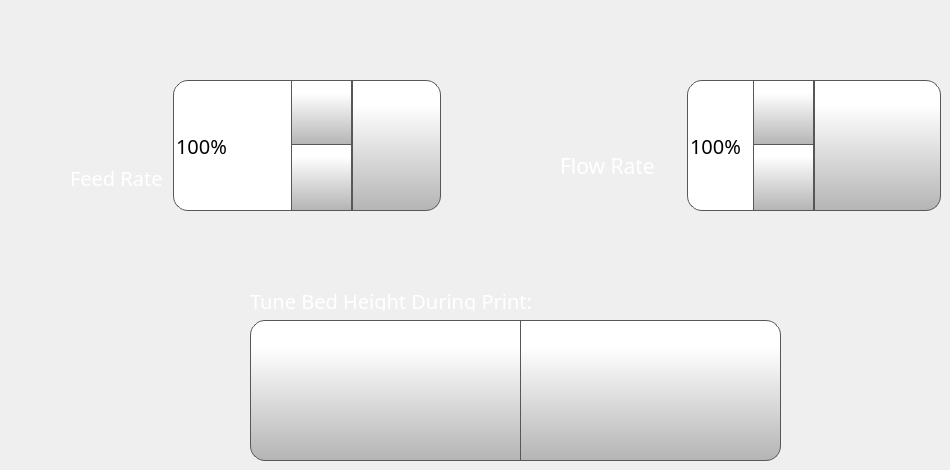
   <widget class="QWidget" name="tuneTab">
    <property name="sizePolicy">
     <sizepolicy hsizetype="Expanding" vsizetype="Expanding">
      <horstretch>0</horstretch>
      <verstretch>0</verstretch>
     </sizepolicy>
    </property>
    <attribute name="icon">
     <iconset resource="../resources/resource.qrc">
      <normaloff>:/Icons/img/icons/tune.png</normaloff>:/Icons/img/icons/tune.png</iconset>
    </attribute>
    <attribute name="title">
     <string/>
    </attribute>
    <widget class="QPushButton" name="moveZMBabyStep">
     <property name="geometry">
      <rect>
       <x>520</x>
       <y>320</y>
       <width>261</width>
       <height>141</height>
      </rect>
     </property>
     <property name="minimumSize">
      <size>
       <width>0</width>
       <height>0</height>
      </size>
     </property>
     <property name="font">
      <font>
       <family>Gotham</family>
       <pointsize>15</pointsize>
      </font>
     </property>
     <property name="styleSheet">
      <string notr="true">QPushButton {
     border: 1px solid rgb(87, 87, 87);

	background-color: qlineargradient(spread:pad, x1:0, y1:1, x2:0, y2:0.188, stop:0 rgba(180, 180, 180, 255), stop:1 rgba(255, 255, 255, 255));
	border-bottom-right-radius: 15px;
	border-top-right-radius: 15px;
}

QPushButton:pressed {
    background-color: qlineargradient(x1: 0, y1: 0, x2: 0, y2: 1,
                                      stop: 0 #dadbde, stop: 1 #f6f7fa);
}

QPushButton:flat {
    border: none; /* no border for a flat push button */
}

QPushButton:default {
    border-color: navy; /* make the default button prominent */
}

QPushButton:focus {
	outline: none;
}</string>
     </property>
     <property name="text">
      <string/>
     </property>
     <property name="icon">
      <iconset resource="../resources/resource.qrc">
       <normaloff>:/Icons/img/icons/moveBedUp.png</normaloff>:/Icons/img/icons/moveBedUp.png</iconset>
     </property>
     <property name="iconSize">
      <size>
       <width>70</width>
       <height>70</height>
      </size>
     </property>
     <property name="checkable">
      <bool>false</bool>
     </property>
     <property name="autoDefault">
      <bool>false</bool>
     </property>
     <property name="default">
      <bool>false</bool>
     </property>
     <property name="flat">
      <bool>false</bool>
     </property>
    </widget>
    <widget class="QPushButton" name="moveZPBabyStep">
     <property name="geometry">
      <rect>
       <x>250</x>
       <y>320</y>
       <width>271</width>
       <height>141</height>
      </rect>
     </property>
     <property name="minimumSize">
      <size>
       <width>0</width>
       <height>0</height>
      </size>
     </property>
     <property name="font">
      <font>
       <family>Gotham</family>
       <pointsize>15</pointsize>
      </font>
     </property>
     <property name="styleSheet">
      <string notr="true">QPushButton {
     border: 1px solid rgb(87, 87, 87);

	background-color: qlineargradient(spread:pad, x1:0, y1:1, x2:0, y2:0.188, stop:0 rgba(180, 180, 180, 255), stop:1 rgba(255, 255, 255, 255));
	border-bottom-left-radius: 15px;
	border-top-left-radius: 15px;
}

QPushButton:pressed {
    background-color: qlineargradient(x1: 0, y1: 0, x2: 0, y2: 1,
                                      stop: 0 #dadbde, stop: 1 #f6f7fa);
}

QPushButton:flat {
    border: none; /* no border for a flat push button */
}

QPushButton:default {
    border-color: navy; /* make the default button prominent */
}

QPushButton:focus {
	outline: none;
}</string>
     </property>
     <property name="text">
      <string/>
     </property>
     <property name="icon">
      <iconset resource="../resources/resource.qrc">
       <normaloff>:/Icons/img/icons/moveBedDown.png</normaloff>:/Icons/img/icons/moveBedDown.png</iconset>
     </property>
     <property name="iconSize">
      <size>
       <width>70</width>
       <height>70</height>
      </size>
     </property>
     <property name="checkable">
      <bool>false</bool>
     </property>
     <property name="autoDefault">
      <bool>false</bool>
     </property>
     <property name="default">
      <bool>false</bool>
     </property>
     <property name="flat">
      <bool>false</bool>
     </property>
    </widget>
    <widget class="QLabel" name="flowRateLabelControlPage_5">
     <property name="geometry">
      <rect>
       <x>250</x>
       <y>290</y>
       <width>531</width>
       <height>21</height>
      </rect>
     </property>
     <property name="font">
      <font>
       <family>Gotham Light</family>
       <pointsize>15</pointsize>
       <weight>50</weight>
       <bold>false</bold>
      </font>
     </property>
     <property name="styleSheet">
      <string notr="true">color: rgb(255, 255, 255);
background-color: rgba(255, 255, 255, 0);</string>
     </property>
     <property name="text">
      <string>Tune Bed Height During Print:</string>
     </property>
    </widget>
    <widget class="QWidget" name="horizontalLayoutWidget_3">
     <property name="geometry">
      <rect>
       <x>70</x>
       <y>80</y>
       <width>371</width>
       <height>131</height>
      </rect>
     </property>
     <layout class="QHBoxLayout" name="horizontalLayout_5" stretch="0,4,2">
      <property name="spacing">
       <number>0</number>
      </property>
      <item>
       <layout class="QVBoxLayout" name="verticalLayout_5">
        <item alignment="Qt::AlignHCenter|Qt::AlignVCenter">
         <widget class="QLabel" name="feedRateIcon">
          <property name="minimumSize">
           <size>
            <width>20</width>
            <height>20</height>
           </size>
          </property>
          <property name="maximumSize">
           <size>
            <width>40</width>
            <height>40</height>
           </size>
          </property>
          <property name="font">
           <font>
            <family>Gotham</family>
            <pointsize>16</pointsize>
            <weight>50</weight>
            <bold>false</bold>
            <underline>false</underline>
            <strikeout>false</strikeout>
           </font>
          </property>
          <property name="styleSheet">
           <string notr="true"/>
          </property>
          <property name="text">
           <string/>
          </property>
          <property name="pixmap">
           <pixmap resource="../resources/resource.qrc">:/Icons/img/icons/FeedRate_Selected.png</pixmap>
          </property>
          <property name="scaledContents">
           <bool>true</bool>
          </property>
         </widget>
        </item>
        <item alignment="Qt::AlignHCenter|Qt::AlignVCenter">
         <widget class="QLabel" name="feedRateLabelControlPage">
          <property name="font">
           <font>
            <family>Gotham Light</family>
            <pointsize>15</pointsize>
            <weight>50</weight>
            <bold>false</bold>
           </font>
          </property>
          <property name="styleSheet">
           <string notr="true">color: rgb(255, 255, 255);
background-color: rgba(255, 255, 255, 0);</string>
          </property>
          <property name="text">
           <string>Feed Rate  </string>
          </property>
         </widget>
        </item>
       </layout>
      </item>
      <item>
       <widget class="QSpinBox" name="feedRateSpinBox">
        <property name="sizePolicy">
         <sizepolicy hsizetype="Minimum" vsizetype="Expanding">
          <horstretch>0</horstretch>
          <verstretch>0</verstretch>
         </sizepolicy>
        </property>
        <property name="font">
         <font>
          <family>Montserrat</family>
          <pointsize>15</pointsize>
         </font>
        </property>
        <property name="styleSheet">
         <string notr="true">QSpinBox {
border-bottom-left-radius: 15px;
border-top-left-radius: 15px;
qproperty-alignment: 'AlignVCenter | AlignHCenter';
border: 1px solid rgb(87, 87, 87);
	background-color: rgb(255, 255, 255);
}

QSpinBox ::text {
	background-color: rgb(255, 146, 57);
}

QSpinBox ::text:selected {
	background-color: rgb(255, 146, 57);
   
}
QSpinBox::up-button {
     border-left: 1px solid rgb(87, 87, 87);
border-bottom: 1px solid rgb(87, 87, 87);

    min-width: 60px;   /* sets minimal button width */
	background-color: qlineargradient(spread:pad, x1:0, y1:1, x2:0, y2:0.188, stop:0 rgba(180, 180, 180, 255), stop:1 rgba(255, 255, 255, 255));
}

QSpinBox::up-arrow { image: url(:/Navigation/img/Navigation/arrows.png);
    width: 25px;
     height: 25px;
padding: 5px; 
}



QSpinBox::up-button:pressed {
    background-color: qlineargradient(x1: 0, y1: 0, x2: 0, y2: 1,
                                      stop: 0 #dadbde, stop: 1 #f6f7fa);
}


QSpinBox::down-button {
     border-left: 1px solid rgb(87, 87, 87);
border-top: 1px solid rgb(87, 87, 87);
    min-width: 60px;   /* sets minimal button width */
	background-color: qlineargradient(spread:pad, x1:0, y1:1, x2:0, y2:0.188, stop:0 rgba(180, 180, 180, 255), stop:1 rgba(255, 255, 255, 255));
margin-top: -2px;

}

QSpinBox::down-arrow {image: url(:/Navigation/img/Navigation/arrows-5.png);
    width: 25px;
     height: 25px;
padding: 5px;
}

QSpinBox::down-button:pressed {
    background-color: qlineargradient(x1: 0, y1: 0, x2: 0, y2: 1,
                                      stop: 0 #dadbde, stop: 1 #f6f7fa);

}

</string>
        </property>
        <property name="frame">
         <bool>false</bool>
        </property>
        <property name="readOnly">
         <bool>false</bool>
        </property>
        <property name="buttonSymbols">
         <enum>QAbstractSpinBox::UpDownArrows</enum>
        </property>
        <property name="accelerated">
         <bool>true</bool>
        </property>
        <property name="suffix">
         <string>%</string>
        </property>
        <property name="minimum">
         <number>50</number>
        </property>
        <property name="maximum">
         <number>200</number>
        </property>
        <property name="singleStep">
         <number>1</number>
        </property>
        <property name="value">
         <number>100</number>
        </property>
       </widget>
      </item>
      <item>
       <widget class="QPushButton" name="setFeedRateButton">
        <property name="sizePolicy">
         <sizepolicy hsizetype="Minimum" vsizetype="Expanding">
          <horstretch>0</horstretch>
          <verstretch>0</verstretch>
         </sizepolicy>
        </property>
        <property name="font">
         <font>
          <family>Gotham</family>
          <pointsize>13</pointsize>
         </font>
        </property>
        <property name="styleSheet">
         <string notr="true">QPushButton {
     border: 1px solid rgb(87, 87, 87);
	background-color: qlineargradient(spread:pad, x1:0, y1:1, x2:0, y2:0.188, stop:0 rgba(180, 180, 180, 255), stop:1 rgba(255, 255, 255, 255));
border-top-right-radius: 15px;
border-bottom-right-radius: 15px;

}

QPushButton:pressed {
    background-color: qlineargradient(x1: 0, y1: 0, x2: 0, y2: 1,
                                      stop: 0 #dadbde, stop: 1 #f6f7fa);
}

QPushButton:flat {
    border: none; /* no border for a flat push button */
}

QPushButton:default {
    border-color: navy; /* make the default button prominent */
}

QPushButton:focus {
	outline: none;
}</string>
        </property>
        <property name="text">
         <string/>
        </property>
        <property name="icon">
         <iconset resource="../resources/resource.qrc">
          <normaloff>:/Icons/img/icons/verification-mark.png</normaloff>:/Icons/img/icons/verification-mark.png</iconset>
        </property>
        <property name="iconSize">
         <size>
          <width>30</width>
          <height>30</height>
         </size>
        </property>
       </widget>
      </item>
     </layout>
    </widget>
    <widget class="QWidget" name="horizontalLayoutWidget_4">
     <property name="geometry">
      <rect>
       <x>560</x>
       <y>80</y>
       <width>381</width>
       <height>131</height>
      </rect>
     </property>
     <layout class="QHBoxLayout" name="horizontalLayout_6" stretch="0,0,0">
      <property name="spacing">
       <number>0</number>
      </property>
      <item>
       <layout class="QVBoxLayout" name="verticalLayout_4">
        <property name="spacing">
         <number>0</number>
        </property>
        <item>
         <widget class="QLabel" name="flowRateIcon">
          <property name="minimumSize">
           <size>
            <width>20</width>
            <height>20</height>
           </size>
          </property>
          <property name="maximumSize">
           <size>
            <width>40</width>
            <height>40</height>
           </size>
          </property>
          <property name="font">
           <font>
            <family>Gotham</family>
            <pointsize>16</pointsize>
            <weight>50</weight>
            <bold>false</bold>
            <underline>false</underline>
            <strikeout>false</strikeout>
           </font>
          </property>
          <property name="styleSheet">
           <string notr="true"/>
          </property>
          <property name="text">
           <string/>
          </property>
          <property name="pixmap">
           <pixmap resource="../resources/resource.qrc">:/Icons/img/icons/FlowRate.png</pixmap>
          </property>
          <property name="scaledContents">
           <bool>true</bool>
          </property>
         </widget>
        </item>
        <item>
         <widget class="QLabel" name="flowRateLabelControlPage">
          <property name="font">
           <font>
            <family>Gotham</family>
            <pointsize>16</pointsize>
            <weight>50</weight>
            <bold>false</bold>
           </font>
          </property>
          <property name="styleSheet">
           <string notr="true">color: rgb(255, 255, 255);
background-color: rgba(255, 255, 255, 0);</string>
          </property>
          <property name="text">
           <string>Flow Rate  </string>
          </property>
         </widget>
        </item>
       </layout>
      </item>
      <item>
       <widget class="QSpinBox" name="flowRateSpinBox">
        <property name="sizePolicy">
         <sizepolicy hsizetype="Minimum" vsizetype="Expanding">
          <horstretch>0</horstretch>
          <verstretch>0</verstretch>
         </sizepolicy>
        </property>
        <property name="font">
         <font>
          <family>Montserrat</family>
          <pointsize>15</pointsize>
         </font>
        </property>
        <property name="styleSheet">
         <string notr="true">QSpinBox {
border-bottom-left-radius: 15px;
border-top-left-radius: 15px;
qproperty-alignment: 'AlignVCenter | AlignHCenter';
border: 1px solid rgb(87, 87, 87);
	background-color: rgb(255, 255, 255);
}

QSpinBox ::text {
	background-color: rgb(255, 146, 57);
}

QSpinBox ::text:selected {
	background-color: rgb(255, 146, 57);
   
}
QSpinBox::up-button {
     border-left: 1px solid rgb(87, 87, 87);
border-bottom: 1px solid rgb(87, 87, 87);

    min-width: 60px;   /* sets minimal button width */
	background-color: qlineargradient(spread:pad, x1:0, y1:1, x2:0, y2:0.188, stop:0 rgba(180, 180, 180, 255), stop:1 rgba(255, 255, 255, 255));
}

QSpinBox::up-arrow { image: url(:/Navigation/img/Navigation/arrows.png);
    width: 25px;
     height: 25px;
padding: 5px; 
}



QSpinBox::up-button:pressed {
    background-color: qlineargradient(x1: 0, y1: 0, x2: 0, y2: 1,
                                      stop: 0 #dadbde, stop: 1 #f6f7fa);
}


QSpinBox::down-button {
     border-left: 1px solid rgb(87, 87, 87);
border-top: 1px solid rgb(87, 87, 87);
    min-width: 60px;   /* sets minimal button width */
	background-color: qlineargradient(spread:pad, x1:0, y1:1, x2:0, y2:0.188, stop:0 rgba(180, 180, 180, 255), stop:1 rgba(255, 255, 255, 255));
margin-top: -2px;

}

QSpinBox::down-arrow {image: url(:/Navigation/img/Navigation/arrows-5.png);
    width: 25px;
     height: 25px;
padding: 5px;
}

QSpinBox::down-button:pressed {
    background-color: qlineargradient(x1: 0, y1: 0, x2: 0, y2: 1,
                                      stop: 0 #dadbde, stop: 1 #f6f7fa);

}

</string>
        </property>
        <property name="frame">
         <bool>false</bool>
        </property>
        <property name="readOnly">
         <bool>false</bool>
        </property>
        <property name="buttonSymbols">
         <enum>QAbstractSpinBox::UpDownArrows</enum>
        </property>
        <property name="accelerated">
         <bool>true</bool>
        </property>
        <property name="suffix">
         <string>%</string>
        </property>
        <property name="minimum">
         <number>75</number>
        </property>
        <property name="maximum">
         <number>125</number>
        </property>
        <property name="singleStep">
         <number>1</number>
        </property>
        <property name="value">
         <number>100</number>
        </property>
       </widget>
      </item>
      <item>
       <widget class="QPushButton" name="setFlowRateButton">
        <property name="sizePolicy">
         <sizepolicy hsizetype="Minimum" vsizetype="Expanding">
          <horstretch>0</horstretch>
          <verstretch>0</verstretch>
         </sizepolicy>
        </property>
        <property name="font">
         <font>
          <family>Gotham</family>
          <pointsize>16</pointsize>
         </font>
        </property>
        <property name="styleSheet">
         <string notr="true">QPushButton {
     border: 1px solid rgb(87, 87, 87);
	background-color: qlineargradient(spread:pad, x1:0, y1:1, x2:0, y2:0.188, stop:0 rgba(180, 180, 180, 255), stop:1 rgba(255, 255, 255, 255));
border-top-right-radius: 15px;
border-bottom-right-radius: 15px;

}

QPushButton:pressed {
    background-color: qlineargradient(x1: 0, y1: 0, x2: 0, y2: 1,
                                      stop: 0 #dadbde, stop: 1 #f6f7fa);
}

QPushButton:flat {
    border: none; /* no border for a flat push button */
}

QPushButton:default {
    border-color: navy; /* make the default button prominent */
}

QPushButton:focus {
	outline: none;
}</string>
        </property>
        <property name="text">
         <string/>
        </property>
        <property name="icon">
         <iconset resource="../resources/resource.qrc">
          <normaloff>:/Icons/img/icons/verification-mark.png</normaloff>:/Icons/img/icons/verification-mark.png</iconset>
        </property>
        <property name="iconSize">
         <size>
          <width>30</width>
          <height>30</height>
         </size>
        </property>
       </widget>
      </item>
     </layout>
    </widget>
   </widget>
